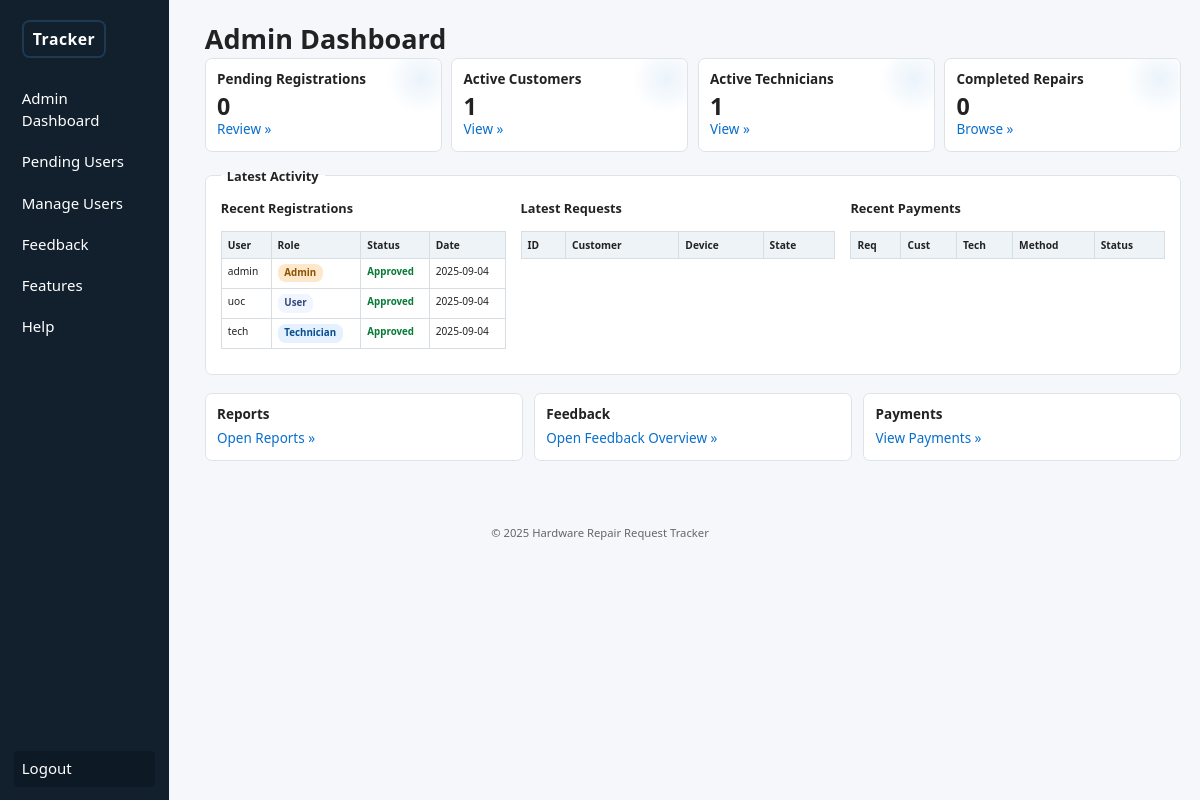
/admin/index.php (signed in), run on the app's committed database.
### tables this page shows
CREATE TABLE users (
  user_id INT AUTO_INCREMENT PRIMARY KEY,
  username VARCHAR(50) NOT NULL UNIQUE,
  password VARCHAR(255) NOT NULL,
  role ENUM('admin','user','technician') NOT NULL DEFAULT 'user',
  status ENUM('pending','approved','rejected') NOT NULL DEFAULT 'pending',
  is_disabled TINYINT(1) NOT NULL DEFAULT 0,
  created_at TIMESTAMP DEFAULT CURRENT_TIMESTAMP
);

### config.php (called while the page is built, shortened)
<?php
$BASE_URL      = '/Hardware';
function current_user()
{
    return $_SESSION['user'] ?? null;
}

### admin/index.php (the view, shortened to what this page needs)
<?php
require_once __DIR__ . '/../config.php';
require_once __DIR__ . '/../db.php';
$pendingTech = $mysqli->query("SELECT COUNT(*) c FROM users WHERE role='technician' AND status='pending'")->fetch_assoc()['c'];
$activeCustomers = $mysqli->query("SELECT COUNT(*) c FROM users WHERE role='user' AND status='approved' AND (is_disabled=0 OR is_disabled IS NULL)")->fetch_assoc()['c'];
$activeTechs = $mysqli->query("SELECT COUNT(*) c FROM users WHERE role='technician' AND status='approved' AND (is_disabled=0 OR is_disabled IS NULL)")->fetch_assoc()['c'];
$completedRepairs = $mysqli->query("SELECT COUNT(*) c FROM requests WHERE state='Completed'")->fetch_assoc()['c'];
$latestUsers = $mysqli->query("SELECT user_id,username,role,status,created_at FROM users ORDER BY created_at DESC LIMIT 5");
?>
<?php include __DIR__ . '/../partials/header.php'; ?>
<h1>Admin Dashboard</h1>
<div class="flex" style="margin-bottom:1rem;">
  <div class="card stat-card">
    <h3>Pending Registrations</h3>
    <p class="big-num"><?= $pendingTech ?></p>
    <p><a href="users_pending.php">Review &raquo;</a></p>
  </div>
  <div class="card stat-card">
    <h3>Active Customers</h3>
    <p class="big-num"><?= $activeCustomers ?></p>
    <p><a href="users_manage.php?filter=active_customers">View &raquo;</a></p>
  </div>
  <div class="card stat-card">
    <h3>Active Technicians</h3>
    <p class="big-num"><?= $activeTechs ?></p>
    <p><a href="users_manage.php?filter=active_techs">View &raquo;</a></p>
  </div>
  <div class="card stat-card">
    <h3>Completed Repairs</h3>
    <p class="big-num"><?= $completedRepairs ?></p>
    <p><a href="requests.php?state=Completed">Browse &raquo;</a></p>
  </div>
</div>
<fieldset style="border:1px solid #dfe3e8;padding:.75rem 1rem;border-radius:.45rem;background:#fff;">
  <legend style="padding:0 .4rem;font-weight:600;font-size:.85rem;">Latest Activity</legend>
  <div class="flex" style="gap:1rem;flex-wrap:wrap;">
    <div class="activity-block" style="flex:1 1 18rem;min-width:16rem;">
      <h3 style="font-size:.85rem;margin:.2rem 0 .4rem;">Recent Registrations</h3>
      <table class="table mini">
        <tr>
          <th>User</th>
          <th>Role</th>
          <th>Status</th>
          <th>Date</th>
        </tr>
        <?php while ($u = $latestUsers->fetch_assoc()): ?>
          <tr>
            <td><?= htmlspecialchars($u['username']) ?></td>
            <td><span class="role-badge role-<?= $u['role'] ?>"><?= $u['role'] ?></span></td>
            <td><span class="status-text status-<?= $u['status'] ?>"><?= $u['status'] ?></span></td>
            <td><?= substr($u['created_at'], 0, 10) ?></td>
          </tr>
        <?php endwhile; ?>
      </table>
    </div>
    <div class="activity-block" style="flex:1 1 20rem;min-width:18rem;">
      <h3 style="font-size:.85rem;margin:.2rem 0 .4rem;">Latest Requests</h3>
      <table class="table mini">
        <tr>
          <th>ID</th>
          <th>Customer</th>
          <th>Device</th>
          <th>State</th>
        </tr>
      </table>
    </div>
    <div class="activity-block" style="flex:1 1 20rem;min-width:18rem;">
      <h3 style="font-size:.85rem;margin:.2rem 0 .4rem;">Recent Payments</h3>
      <table class="table mini">
        <tr>
          <th>Req</th>
          <th>Cust</th>
          <th>Tech</th>
          <th>Method</th>
          <th>Status</th>
        </tr>
      </table>
    </div>
  </div>
</fieldset>
<div style="margin-top:1.2rem;display:flex;gap:.75rem;flex-wrap:wrap;">
  <div class="card" style="flex:1 1 15rem;">
    <h3>Reports</h3>
    <p><a href="reports.php">Open Reports &raquo;</a></p>
  </div>
  <div class="card" style="flex:1 1 15rem;">
    <h3>Feedback</h3>
  <p><a href="feedback.php">Open Feedback Overview &raquo;</a></p>
  </div>
  <div class="card" style="flex:1 1 15rem;">
    <h3>Payments</h3>
    <p><a href="payments.php">View Payments &raquo;</a></p>
  </div>
</div>
<?php include __DIR__ . '/../partials/footer.php'; ?>

### partials/header.php (shortened to what this page needs)
<?php
require_once __DIR__ . '/../config.php';
?>
<!doctype html>
<html lang="en">
<head>
	<link rel="stylesheet" href="<?= $BASE_URL ?>/assets/css/style.css">
</head>
<body>
	<?php include __DIR__ . '/nav.php'; ?>
	<main class="with-sidebar">

### partials/nav.php (shortened to what this page needs)
<?php
$u    = current_user();
$role = $u['role'] ?? null;
$base = $BASE_URL;
?>
<nav class="sidebar">
  <h2 style="margin:0 0 .75rem;">
    <a href="<?= $base ?>/index.php" class="app-logo" style="display:inline-block;font-size:1.05rem;font-weight:700;letter-spacing:.5px;">
      <span style="display:inline-block;padding:.35rem .6rem;border:2px solid #1e3952;border-radius:.5rem;">Tracker</span>
    </a>
  </h2>
  <?php if ($u): ?>
    <?php if ($role === 'admin'): ?>
      <a href="<?= $base ?>/admin/index.php">Admin Dashboard</a>
      <a href="<?= $base ?>/admin/users_pending.php">Pending Users</a>
      <a href="<?= $base ?>/admin/users_manage.php">Manage Users</a>
      <a href="<?= $base ?>/admin/feedback.php">Feedback</a>
    <?php endif; ?>
  <?php else: ?>
    <!-- <a href="<?= $base ?>/auth/login.php">Login</a>
    <a href="<?= $base ?>/auth/choose_role.php">Register</a> -->
  <?php endif; ?>
  <a href="<?= $base ?>/features.php">Features</a>
  <a href="<?= $base ?>/help.php">Help</a>
  <?php if ($u): ?>
    <a class="logout-bottom" href="<?= $base ?>/auth/logout.php">Logout</a>
  <?php endif; ?>
</nav>

### partials/footer.php
</main>
<footer>
	&copy; <?= date('Y') ?> Hardware Repair Request Tracker
</footer>
</body>
</html>

### assets/css/style.css (style rules this page uses)
* { box-sizing: border-box; font-family: system-ui, -apple-system, Segoe UI, Roboto, sans-serif; margin: 0; padding: 0 }
html { font-size: 15px; }
body { background: #f5f7fa; color: #222; line-height: 1.45; font-size: .9rem; }
a { color: #0a6ecb; text-decoration: none }
.table { width: 100%; border-collapse: collapse; margin: .9rem 0; background: #fff }
.table th, .table td { padding: .5rem .55rem; border: 1px solid #d6dde3; font-size: .82rem; text-align: left; vertical-align: top }
.table th { background: #eef3f7; font-weight: 600 }
nav.sidebar { position: fixed; left: 0; top: 0; bottom: 0; width: 11.25rem; background: #12202e; color: #fff; padding: .9rem; display: flex; flex-direction: column; gap: .4rem; }
nav.sidebar h2 { font-size: .95rem; margin-bottom: .45rem; font-weight: 600 }
.app-logo span { font-family: system-ui,-apple-system,Segoe UI,Roboto,sans-serif; font-weight:700; letter-spacing:.5px; transition:background .2s,border-color .2s,transform .2s; }
nav.sidebar a { color: #fff; padding: .45rem .55rem; border-radius: .25rem; font-size: 1rem; background: transparent }
nav.sidebar a.logout-bottom { margin-top: auto; background: #0d1a26; }
main.with-sidebar { margin-left: 12.4rem; padding: 1.25rem 1.25rem 2.5rem; }
footer { margin: 1.75rem 0 1rem; text-align: center; color: #666; font-size: .75rem; }
.flex { display: flex; gap: .625rem; flex-wrap: wrap }
.card { background: #fff; border: 1px solid #dfe3e8; border-radius: .45rem; padding: .75rem; flex: 1 1 12.5rem; min-width: 12.5rem }
.card h3 { font-size: .9rem; margin-bottom: .3rem }
.big-num { font-size: 1.55rem; font-weight: 700; line-height: 1.1; }
.role-badge { display: inline-block; padding: .15rem .45rem; border-radius: .5rem; font-size: .65rem; font-weight: 600; background: #e5e9ef; color: #123; text-transform: capitalize; }
.role-technician { background: #e5f1ff; color: #054b91; }
.role-user { background: #f1f5ff; color: #314b7d; }
.role-admin { background: #ffe7cc; color: #8a5200; }
.status-text { font-size: .65rem; font-weight: 600; text-transform: capitalize; }
.status-approved { color: #067a36; }
.table.mini th, .table.mini td { font-size: .68rem; padding: .35rem .4rem; }
.stat-card { position: relative; overflow: hidden; }
.stat-card:after { content: ""; position: absolute; right: -15px; top: -15px; width: 70px; height: 70px; background: radial-gradient(circle at center, #0a6ecb15, #0a6ecb00 70%); border-radius: 50%; }

### data on the page
users: username "admin", role "Admin", status "Approved", created_at "2025-09-04"
users: username "uoc", role "User", status "Approved", created_at "2025-09-04"
users: username "tech", role "Technician", status "Approved", created_at "2025-09-04"

### other printed values
$pendingTech "0"
$activeCustomers "1"
$activeTechs "1"
$completedRepairs "0"
